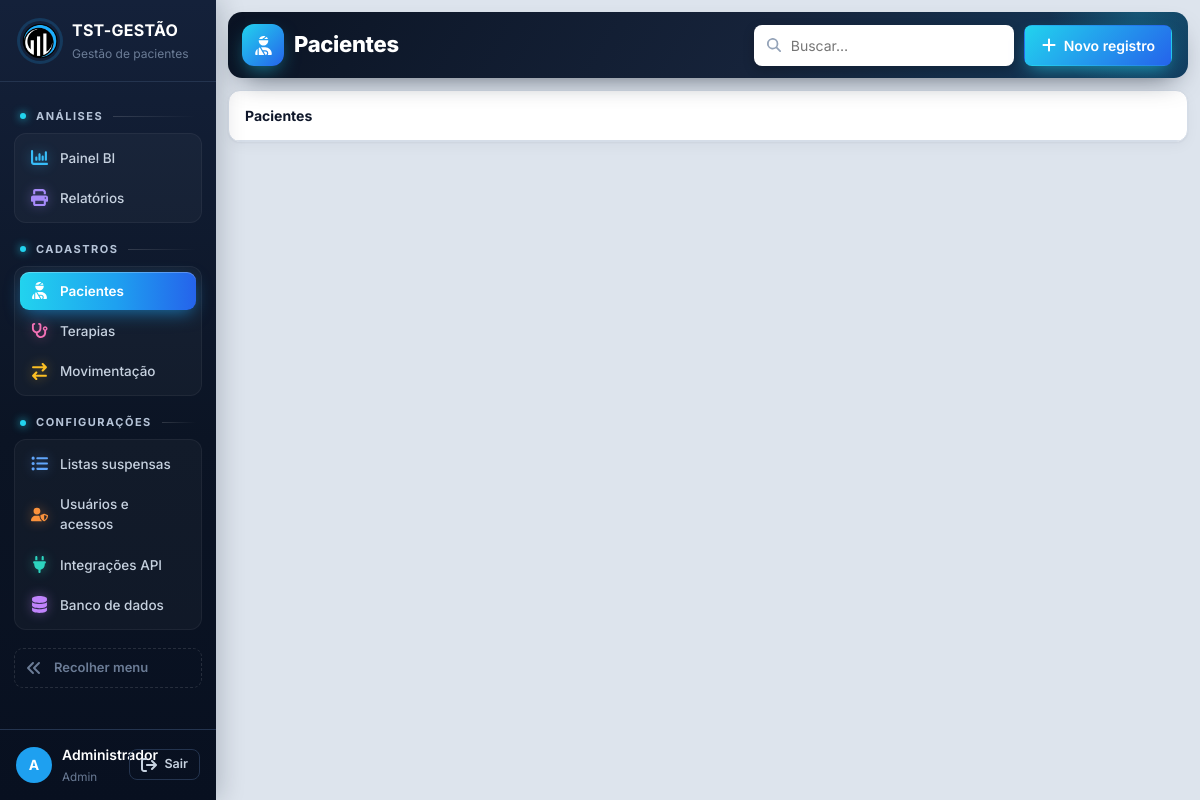
Screenshot of /cadastro/pacientes (signed in) with the database file from the repository.
### tables this page shows
CREATE TABLE usuarios (
    id INTEGER PRIMARY KEY AUTOINCREMENT,
    usuario TEXT NOT NULL UNIQUE COLLATE NOCASE,
    nome TEXT NOT NULL,
    senha_hash TEXT NOT NULL,
    nivel TEXT NOT NULL DEFAULT 'consulta',
    ativo INTEGER NOT NULL DEFAULT 1,
    trocar_senha INTEGER NOT NULL DEFAULT 0
);

### tst_gestao/app.py (the view)
    @app.route("/cadastro/<ent>")
    def cadastro(ent):
        if ent not in ENTIDADES:
            abort(404)
        return render_template("crud.html", ativa=ent, ent=ent, titulo=ENTIDADES[ent]["titulo"])

### tst_gestao/banco.py (called while the page is built, shortened)
def cfg_padrao() -> dict:
    return {"motor": "sqlite"}

def ler_config() -> dict:
    env = os.environ.get("TST_DB_MOTOR")
    if env == "sqlite":
        return cfg_padrao()
    try:
        mtime = CONFIG_PATH.stat().st_mtime_ns
    except OSError:
        return cfg_padrao()

def abrir(cfg: dict | None = None, *, banco_mestre: bool = False) -> Conexao:
    cfg = cfg or ler_config()
    motor = cfg.get("motor", "sqlite")
    if motor == "sqlite":
        arquivo = Path(cfg.get("arquivo") or DB_PATH)
        arquivo.parent.mkdir(parents=True, exist_ok=True)
        raw = sqlite3.connect(arquivo, timeout=15)
        raw.row_factory = sqlite3.Row
        raw.execute("PRAGMA foreign_keys = ON")
        return Conexao(raw, "sqlite")

def conectar() -> Conexao:
    return abrir(ler_config())

    def execute(self, sql: str, params=()):
        if self.motor == "sqlite":
            return self.raw.execute(sql, params)
        return Cursor(self).executar(sql, params)

    def commit(self):
        self.raw.commit()

    def close(self):
        try:
            self.raw.close()
        except Exception:
            pass

    def __enter__(self):
        return self

    def __exit__(self, tipo, valor, tb):
        try:
            self.rollback() if tipo else self.commit()
        finally:
            self.close()
        return False

### tst_gestao/db.py (called while the page is built)
def connect() -> Conexao:
    return conectar()

### tst_gestao/templates/crud.html (shortened to what this page needs)
{% extends "base.html" %}
{% block cabecalho %}{{ titulo }}{% endblock %}
{% block acoes %}
<input id="q" class="search" type="search" placeholder="Buscar…">
{% if nivel >= 2 %}<button id="novo" class="btn primary"><svg class="ic"><use href="#i-mais"/></svg>Novo registro</button>{% endif %}
{% endblock %}
{% block conteudo %}
<div class="card flush"><div class="barra-tab"><b>{{ titulo }}</b></div></div>
{% endblock %}

### tst_gestao/templates/base.html (shortened to what this page needs)
<!doctype html>
<html lang="pt-BR">
<head>
<link rel="stylesheet" href="{{ url_for('static', filename='app.css') }}">
</head>
<body>
{% set COR_IC = {'bi': '#38bdf8', 'relatorios': '#a78bfa', 'pacientes': '#34d399', 'terapias': '#f472b6', 'movimentacao': '#fbbf24', 'listas': '#60a5fa', 'usuarios': '#fb923c', 'integracoes': '#2dd4bf', 'banco': '#c084fc'} %}
{% macro item(rota, chave, icone, texto) %}<a href="{{ rota }}" class="{{ 'on' if ativa == chave }}" data-tip="{{ texto }}" style="--ic:{{ COR_IC.get(icone, '#94a3b8') }}"><svg class="ic"><use href="#i-{{ icone }}"/></svg><span class="tx">{{ texto }}</span></a>{% endmacro %}
{% set grupo = {'dashboard': 'Análises', 'relatorios': 'Análises', 'pacientes': 'Cadastros', 'terapias': 'Cadastros', 'movimentacao': 'Cadastros',
  'listas': 'Configurações', 'usuarios': 'Configurações', 'integracoes': 'Configurações', 'banco': 'Configurações', 'perfil': 'Minha conta'} %}
<aside class="sidebar">
  <div class="brand"><img src="{{ url_for('static', filename='logo.png') }}" alt="TST"><div class="tx"><strong>TST-GESTÃO</strong><small>Gestão de pacientes</small></div></div>
  <nav>
    <span class="nav-sec">Análises</span>
    <div class="nav-grupo">
    {{ item(url_for('index'), 'dashboard', 'bi', 'Painel BI') }}
    {{ item(url_for('relatorios'), 'relatorios', 'relatorios', 'Relatórios') }}
    </div>
    <span class="nav-sec">Cadastros</span>
    <div class="nav-grupo">
    {{ item(url_for('cadastro', ent='pacientes'), 'pacientes', 'pacientes', 'Pacientes') }}
    {{ item(url_for('cadastro', ent='terapias'), 'terapias', 'terapias', 'Terapias') }}
    {{ item(url_for('cadastro', ent='movimentacao'), 'movimentacao', 'movimentacao', 'Movimentação') }}
    </div>
    {% if nivel >= 3 %}<span class="nav-sec">Configurações</span>
    <div class="nav-grupo">
    {{ item(url_for('listas'), 'listas', 'listas', 'Listas suspensas') }}
    {% if nivel >= 4 %}{{ item(url_for('usuarios'), 'usuarios', 'usuarios', 'Usuários e acessos') }}
    {{ item(url_for('integracoes'), 'integracoes', 'integracoes', 'Integrações API') }}
    {{ item(url_for('pagina_banco'), 'banco', 'banco', 'Banco de dados') }}{% endif %}
    </div>{% endif %}
    <button type="button" class="recolher" id="btn-recolher" data-tip="Expandir menu"><svg class="ic"><use href="#i-recolher"/></svg><span class="tx">Recolher menu</span></button>
  </nav>
  <div class="userbox">
    <a href="{{ url_for('perfil') }}" class="{{ 'on' if ativa == 'perfil' }}" title="Meu perfil"><span class="avatar">{{ usuario['nome'][:1]|upper }}</span><span class="tx"><b>{{ usuario['nome'] }}</b><small>{{ usuario['nivel']|capitalize }}</small></span></a>
    <form method="post" action="{{ url_for('logout') }}"><input type="hidden" name="csrf_token" value="{{ csrf_token }}"><button class="btn ghost sm" type="submit" title="Sair do sistema"><svg class="ic"><use href="#i-sair"/></svg><span class="tx">Sair</span></button></form>
  </div>
</aside>
<main class="content">
  {% set ic_pag = {'dashboard': 'bi', 'perfil': 'perfil'}.get(ativa, ativa) %}
  {% block topo %}<header class="bi-topo topo-pag"><div class="bt-tit"><i class="bt-ic"><svg class="ic"><use href="#i-{{ ic_pag or 'bi' }}"/></svg></i><span class="bt-trilha">{% block trilha %}{{ grupo.get(ativa, 'TST-GESTÃO') }}{% endblock %} <b>›</b></span><h1>{% block cabecalho %}{% endblock %}</h1></div><div class="actions">{% block acoes %}{% endblock %}</div></header>{% endblock %}
  {% block conteudo %}{% endblock %}
</main>
</body>
</html>

### rows the page displays
usuarios: nome "A", nome "Administrador", nivel "Admin"

### other values shown
{{ texto }} "Painel BI Relatórios Pacientes Terapias Movimentação Listas suspensas Usuários e acessos Integrações API Banco de dados"
{{ titulo }} "Pacientes"
